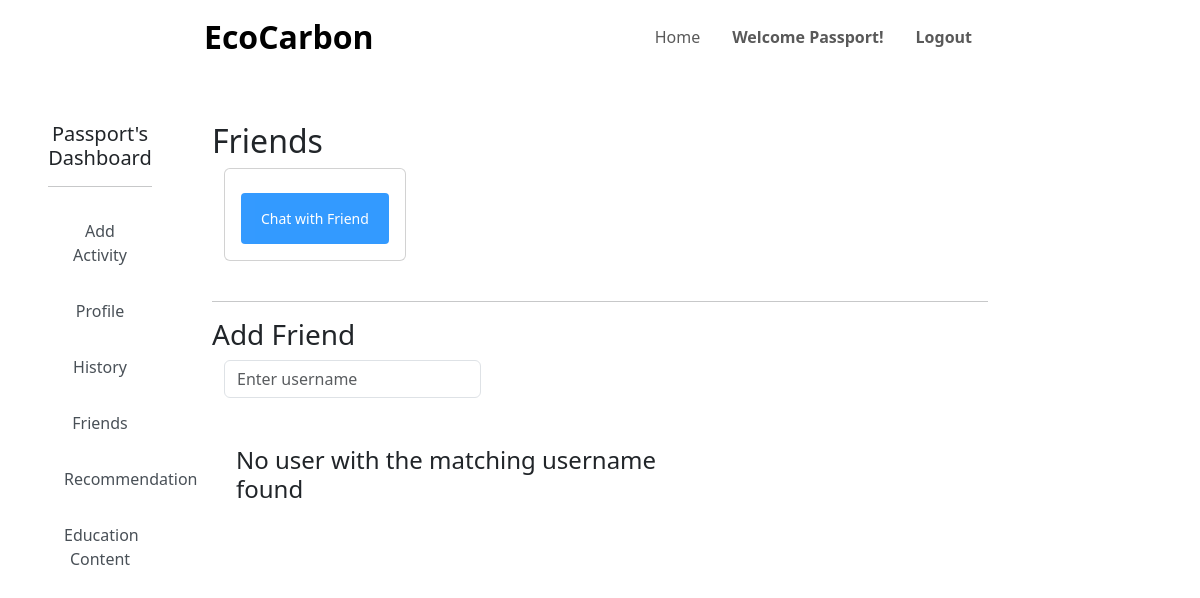
Page /friends.php (signed in) on the earlier database version.
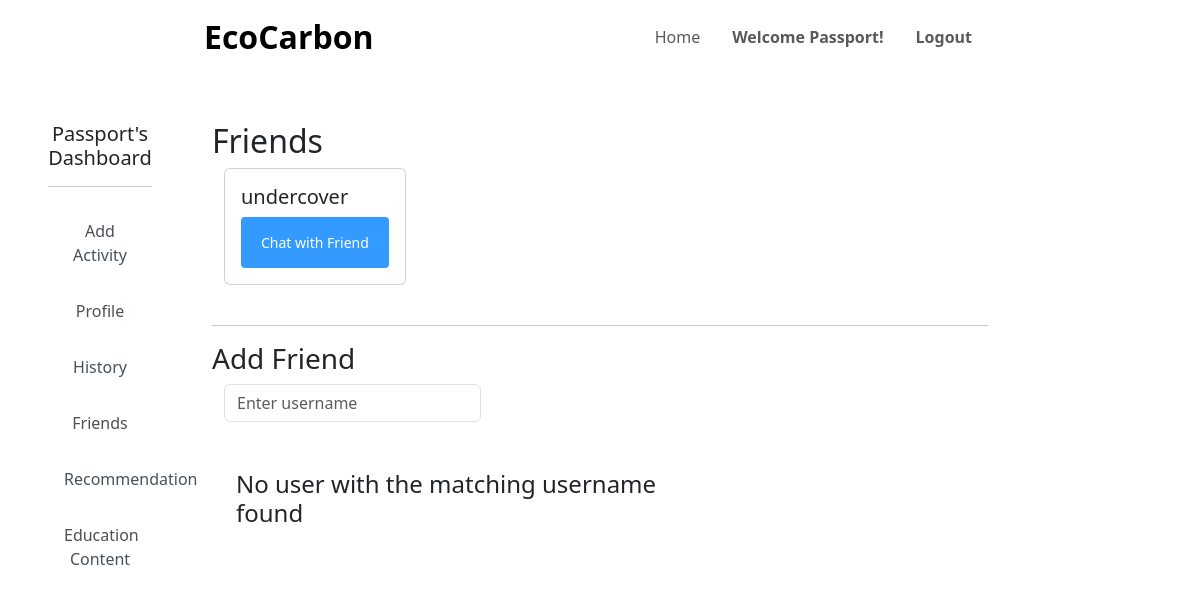
Same page on the later database version.
### tables this page shows
CREATE TABLE `friends` (
  `id` int(11) NOT NULL,
  `userID` int(5) NOT NULL,
  `friendID` int(5) NOT NULL
);

CREATE TABLE `user` (
  `id` int(11) NOT NULL,
  `username` varchar(30) NOT NULL,
  `pwd` varchar(30) DEFAULT NULL,
  `email` varchar(50) NOT NULL,
  `contactno` varchar(50) NOT NULL,
  `commute` varchar(50) NOT NULL,
  `energy` varchar(50) NOT NULL,
  `diet` varchar(50) NOT NULL,
  `admin` int(5) NOT NULL
);

### friends.php (the view, shortened to what this page needs)
<?php
$servername = "localhost";
$username = "root";
$password = "";
$dbname = "ecocarbon_database";
$conn = new mysqli($servername, $username, $password, $dbname);
$query = "SELECT * FROM user WHERE username = ?";
$stmt = $conn->prepare($query);
$stmt->bind_param("s", $_SESSION["user_username"]);
$stmt->execute();
$result = $stmt->get_result();
$user = $result->fetch_assoc();
if ($user["admin"] == 1) {
    $admin = "addcontent.php";
}else {
    $admin = "educationalcontent.php";
}
?>
<!DOCTYPE html>
<html>
    <head>
        <link
        href="https://cdn.jsdelivr.net/npm/bootstrap@5.3.1/dist/css/bootstrap.min.css"
        rel="stylesheet"
        />
        <link
        rel="stylesheet"
        href="https://cdnjs.cloudflare.com/ajax/libs/animate.css/4.1.1/animate.min.css"
        />
        <link
        rel="stylesheet"
        href="https://cdnjs.cloudflare.com/ajax/libs/font-awesome/5.15.3/css/all.min.css"
        />
        <link rel="stylesheet" href="style.css" />
        <link href="https://unpkg.com/aos@2.3.1/dist/aos.css" rel="stylesheet"/>
    </head>
    <?php
    include 'includes/headers/header_merchant.inc.php';
    ?>
    <body>
    <div class="container-fluid pb-5">
        <div class="row">
            <nav class="col-md-2 d-md-block side-menu p-5" style="text-align:center">
                <h5 class="text-center"><?php echo $_SESSION["user_username"] ?>'s Dashboard</h5>
                <hr class="my-3">
                <a href="activityques.php">Add Activity</a>
                <a href="profile.php">Profile</a>
                <a href="searchhistory.php">History</a>
                <a href="friends.php">Friends</a>
                <a href = "Recommendation.php">Recommendation</a>
                <a href = "<?php echo $admin; ?>">Education Content</a>
            </nav>
            <div class="col-md-8 pt-5">
                <h2>Friends</h2>
                <div class="content" style="display:inline-block;">
                    <?php
                        $sql = "SELECT * FROM friends WHERE userID = ?";
                        $stmt = $conn->prepare($sql);
                        $stmt->bind_param("s", $user["id"]);
                        $stmt->execute();
                        $result = $stmt->get_result();
                        $row = $result->fetch_all();
                        if ($row) {
                            foreach ($row as $r) {
                                $id = $r[2];
                                $sql = "SELECT username FROM user WHERE id = $id";
                                $stmt = $conn->prepare($sql);
                                $stmt->execute();
                                $result = $stmt->get_result();
                                $user = $result->fetch_assoc();
                                $username =  $user["username"];
                                echo"<div class=\"container\">
                                        <div class=\"card\">
                                        <div class=\"card-body\">
                                            <h5 class=\"card-title\"> $username </h5>
                                            <a type=\"button\" class=\"btn btn-sm btn-primary float-right\" href=\"chat.php?friend=$id\">Chat with Friend</a>
                                        </div>
                                        </div>
                                    </div> <br>";
                            }
                        } else {
                            echo "<h4 style=\"padding:5px;\">No friends added.</h4>";
                        }
                    ?>
                </div>
                <hr>
                <h3>Add Friend</h3>
                <div class="content" style="display:inline-block;">
                    <form>
                    <div class="container">
                        <input type="text" class="form-control" id="exampleTextInput" placeholder="Enter username" name="newfriend">
                    </div>
                </div>
                <div class="col-md-8 p-4">
                <?php
                    if (isset($newfriend)) {
                        echo "<div class=\"container\">
                            <div class=\"card\">
                            <div class=\"card-body\">
                                <h5 class=\"card-title\"> {$newfriend["username"]} </h5>
                                <a type=\"button\" class=\"btn btn-sm btn-primary float-right\" href=\"addfriend.php?id={$newfriend["id"]}\"  onclick=\"showAlert()\">Add Friend</a>
                            </div>
                            </div>
                        </div> <br>";
                    }
                    else {
                        echo "<br><h4>No user with the matching username found</h4>";
                    }
                ?>
                </div>
                </div>
            </div>
        </div>
    </body>
</html>

### includes/headers/header_merchant.inc.php (shortened to what this page needs)
<header class="sticky-top">
<nav class="navbar navbar-expand-lg">
  <div class="container-fluid">
    <a href="dashboard.php" class="navbar-brand fw-bold">EcoCarbon
    </a>
    <div class="nav-search-container">
    </div>
    <div class="collapse navbar-collapse" id="navbarNavAltMarkup">
      <div class="navbar-nav ms-auto">
        <a
          class="nav-link"
          aria-current="page"
          href="dashboard.php"
          >Home</a
        >
        <a
          class="nav-link"
          style="font-weight: bold; white-space: nowrap;"
          role="button" data-bs-toggle="dropdown" aria-expanded="false"
          >Welcome <?php echo $_SESSION["user_username"]; ?>! </a
        >
        <form action="includes/login/logout.inc.php" method="post">
            <button
              class="nav-link"
              style="font-weight: bold"
              >Logout</button
            >
        </form>
        </div>
      </div>
    </div>
</nav>
</header>

### style.css (style rules this page uses)
body { margin: 0; padding: 0; overflow-x: hidden; }
.navbar { background-color: white; padding-left: 12rem; padding-right: 12rem; }
.navbar-brand { font-size: 2rem; padding-right: 1rem; }
.nav-link { margin-right: 1rem; }
.nav-search-container { width: 30rem; min-width: 10rem; padding-right: 2rem; padding-bottom: 0.5rem; }
a, a:hover { text-decoration: none; color: inherit; }
.side-menu { padding: 3rem; }
.side-menu a { padding: 1rem 1rem; display: block; color: #495057; text-decoration: none; transition: color 0.3s ease; }
.btn { background-color: dodgerblue; color: white; padding: 15px 20px; border: none; cursor: pointer; width: 100%; opacity: 0.9; }

Differences in the rows shown:
changed friends: user.username (not shown) → "undercover"
